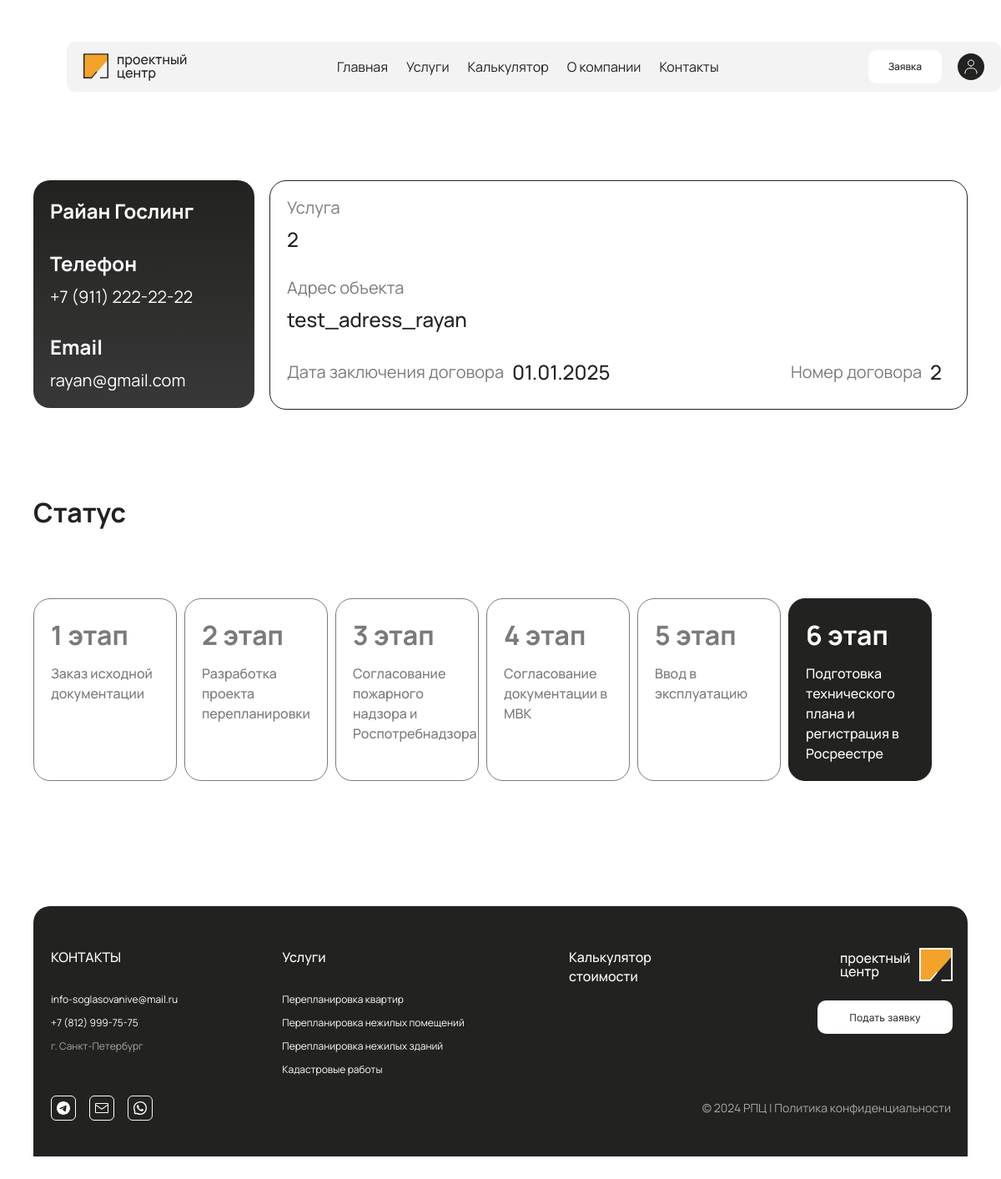
The app's page /profile/ (signed in), older data.
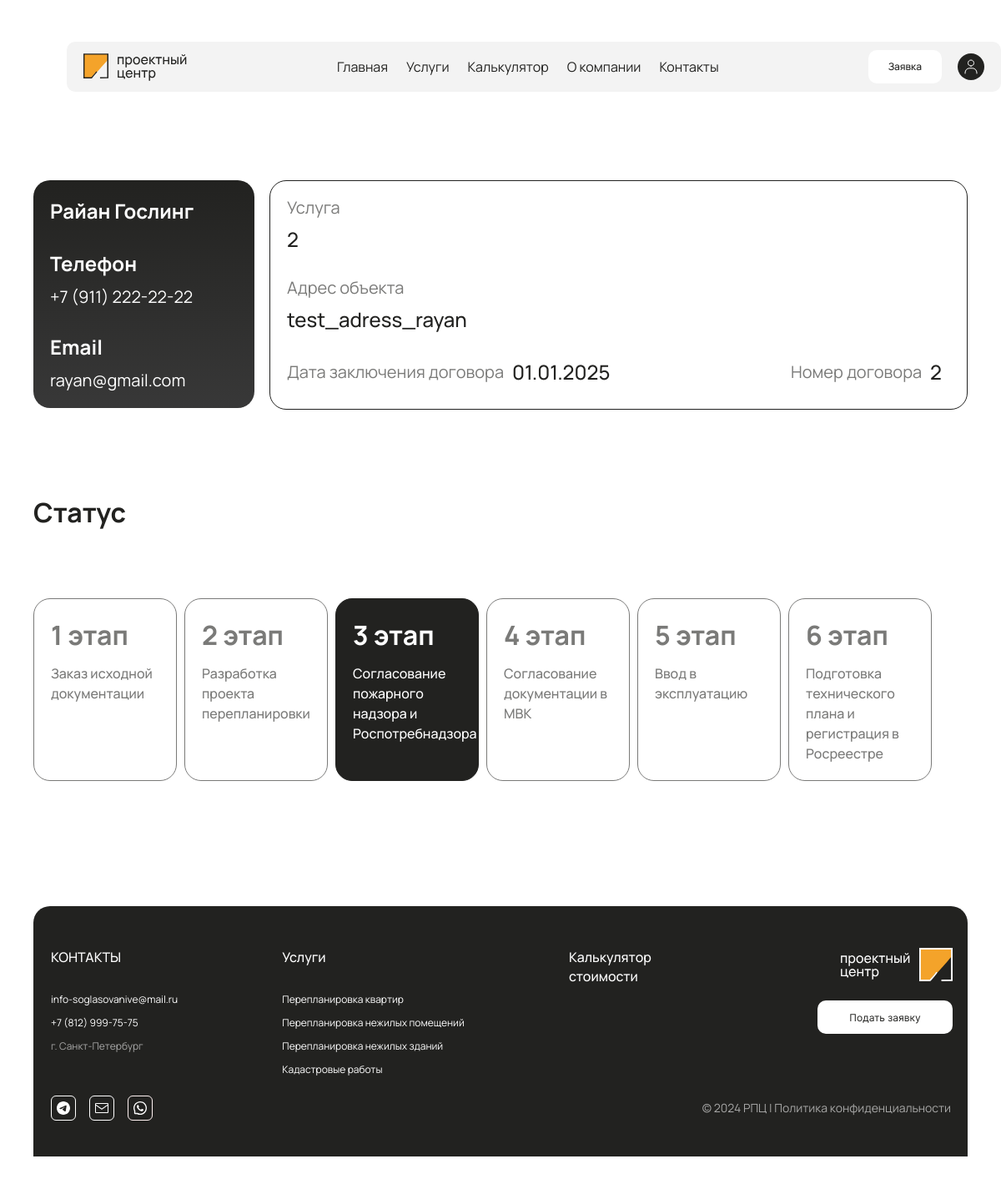
The same page, newer data.
### user/views.py (the view)
# urls.py: path('profile/', views.user_profile, name='user_profile'),
@login_required
def user_profile(request):
    return render(request, "user/profile.html")

### manager/templatetags/custom_filters.py (called while the page is built)
@register.filter
def format_phone(value):
    try:
        phone_number = ''.join(filter(str.isdigit, value))
        formatted_phone = f'+7 ({phone_number[1:4]}) {phone_number[4:7]}-{phone_number[7:9]}-{phone_number[9:]}'
        return formatted_phone
    except:
        return value

### user/context_processors.py (called while the page is built)
def user_contracts(request):
    if request.user.is_authenticated:
        return {
            'user_contract': request.user.contracts.last()
        }
    return {}

### templates/user/profile.html (shortened to what this page needs)
{% extends 'layout.html' %}
{% load static %}
{% load custom_filters %}
{% block link %}
  <link rel="stylesheet" href="{% static 'css/user/profile.css' %}">
{% endblock %}
{% block content %}
<div class="lk-container">
  <div class="person-container">
    <div class="contact-data">
      <h2>{{ request.user.first_name }} {{ request.user.last_name }}</h2>
      <div>
        <h2>Телефон</h2>
        <p>{{ request.user.phone_number|format_phone }}</p>
      </div>
      <div>
        <h2>Email</h2>
        <p>{{ request.user.email }}</p>
      </div>
    </div>
    <div class="order-data">
      <h3>Услуга</h3>
      <p>{{ user_contract.service_type }}</p>
      <h3>Адрес объекта</h3>
      <p>{{ user_contract.address }}</p>
      <div class="data-and-id">
        <div class="data-container">
          <h3>Дата заключения договора</h3>
          <p>{{ user_contract.contract_date|date:"d.m.Y" }}</p>
        </div>
        <div class="id-container">
          <h3>Номер договора</h3>
          <p>{{ user_contract.contract_number }}</p>
        </div>
      </div>
    </div>
  </div>
  <div class="client-stages-container">
    <h2>Cтатус</h2>
    <div class="stage-elements" id="stage-elements" data-service-type="{{ user_contract.service_type }}" data-status="{{ user_contract.status }}">
      {% if user_contract.service_type == 1 %}
        <div class="stage-element {% if user_contract.status == 1 %}stage-element-current{% endif %}">
          <h3>1 этап</h3>
          <p>Заказ исходной документации</p>
        </div>
        <div class="stage-element {% if user_contract.status == 2 %}stage-element-current{% endif %}">
          <h3>2 этап</h3>
          <p>Разработка проекта перепланировки</p>
        </div>
        <div class="stage-element {% if user_contract.status == 3 %}stage-element-current{% endif %}">
          <h3>3 этап</h3>
          <p>Согласование пожарного надзора</p>
        </div>
        <div class="stage-element {% if user_contract.status == 4 %}stage-element-current{% endif %}">
          <h3>4 этап</h3>
          <p>Согласование документации в МВК</p>
        </div>
        <div class="stage-element {% if user_contract.status == 5 %}stage-element-current{% endif %}">
          <h3>5 этап</h3>
          <p>Ввод квартиры в эксплуатацию</p>
        </div>
        <div class="stage-element {% if user_contract.status == 6 %}stage-element-current{% endif %}">
          <h3>6 этап</h3>
          <p>Подготовка технического плана и регистрация в Росреестре</p>
        </div>
      {% elif user_contract.service_type == 2 %}
        <div class="stage-element {% if user_contract.status == 1 %}stage-element-current{% endif %}">
          <h3>1 этап</h3>
          <p>Заказ исходной документации</p>
        </div>
        <div class="stage-element {% if user_contract.status == 2 %}stage-element-current{% endif %}">
          <h3>2 этап</h3>
          <p>Разработка проекта перепланировки</p>
        </div>
        <div class="stage-element {% if user_contract.status == 3 %}stage-element-current{% endif %}">
          <h3>3 этап</h3>
          <p>Согласование пожарного надзора и Роспотребнадзора</p>
        </div>
        <div class="stage-element {% if user_contract.status == 4 %}stage-element-current{% endif %}">
          <h3>4 этап</h3>
          <p>Согласование документации в МВК</p>
        </div>
        <div class="stage-element {% if user_contract.status == 5 %}stage-element-current{% endif %}">
          <h3>5 этап</h3>
          <p>Ввод в эксплуатацию</p>
        </div>
        <div class="stage-element {% if user_contract.status == 6 %}stage-element-current{% endif %}">
          <h3>6 этап</h3>
          <p>Подготовка технического плана и регистрация в Росреестре</p>
        </div>
      {% endif %}
    </div>
  </div>
{% include 'includes/footer.html' %}
{% endblock %}

Row changes from the older to the newer data that the page shows:
changed Contract "test_adress_rayan": status 6 → 3 (drawn)
